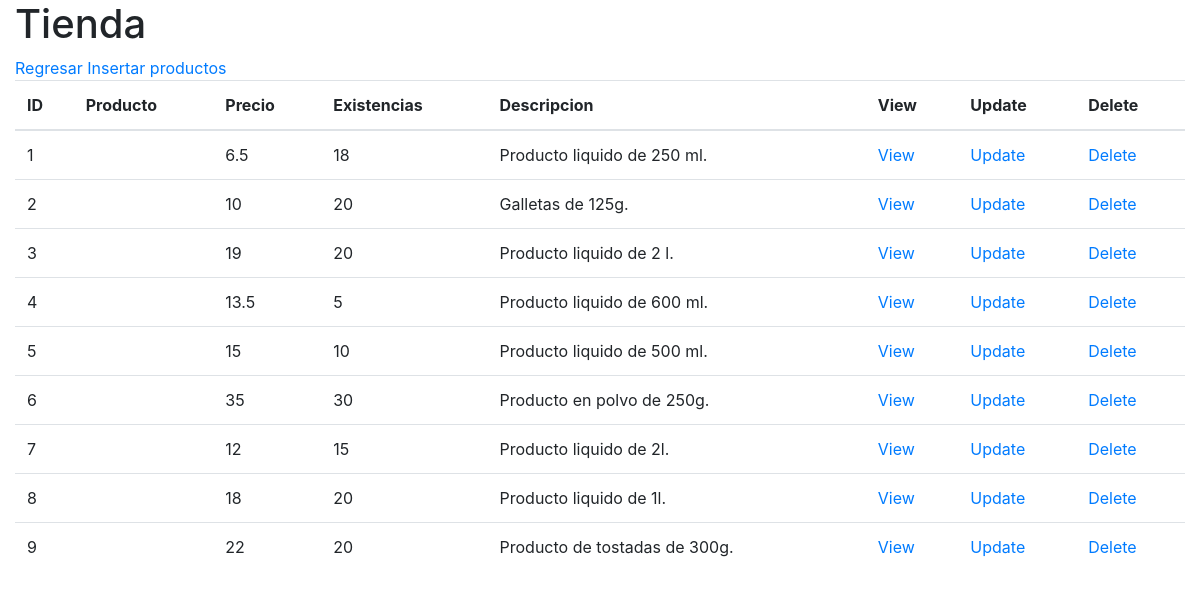
The app's page /productos/index.php, older data.
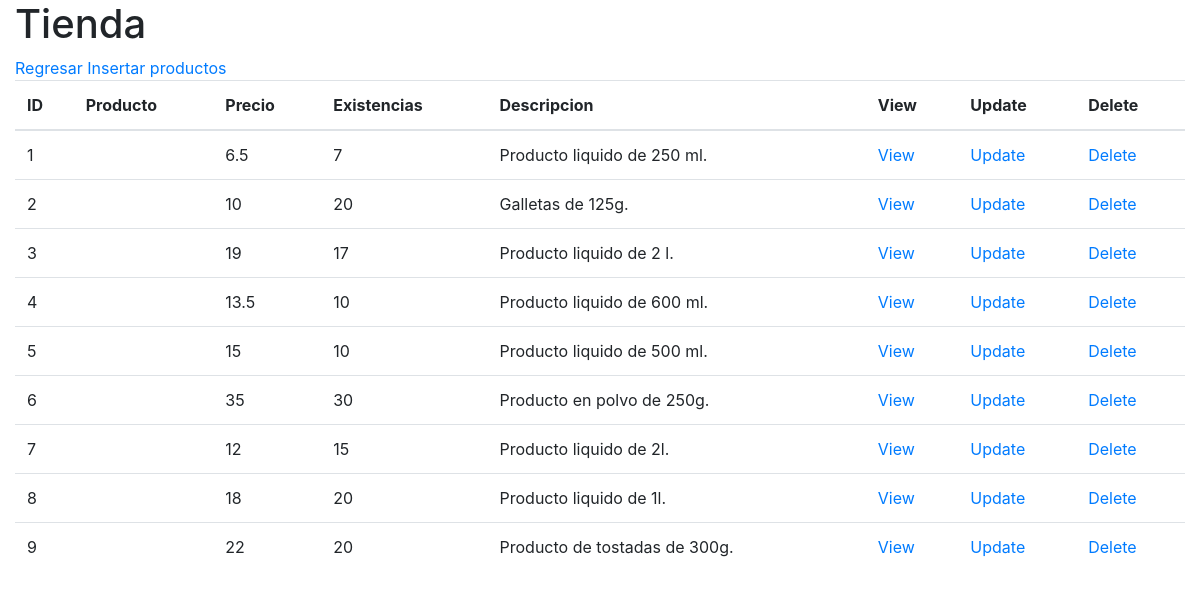
The same page, newer data.
### tables this page shows
CREATE TABLE producto(
       id_producto integer  primary key AUTOINCREMENT not null,
       producto varchar(100) not null,
       precio_venta decimal(11,2) not null,
       existencias integer not null,
       descripcion varchar(256) null
);

### productos/db/db_list.php (the view, shortened to what this page needs)
<?php
    $db = new SQLite3("../tienda.db");
    $resultado = $db->query("SELECT * from producto;");
    $table = "
        <table class='table'>
            <thead>
            <tr>
                <th>ID</th>
                <th>Producto</th>
                <th>Precio</th>
                <th>Existencias</th>
                <th>Descripcion</th>
                <th>View</th>
                <th>Update</th>
                <th>Delete</th>
            </tr>
            </thead>
            ";
    print($table);
    while ($row = $resultado->fetchArray()) {
        $id_producto = $row['id_producto'];
        $precio_venta = $row['precio_venta'];
        $existencias = $row['existencias'];
        $descripcion = $row['descripcion'];
        $table = "
            <tr>
                <td>$id_producto</td>
                <td>$nombre</td>
                <td>$precio_venta</td>
                <td>$existencias</td>
                <td>$descripcion</td>
                <td><a href='view.php?id_producto=$id_producto'>View</a></td>
                <td><a href='update.php?id_producto=$id_producto'>Update</a></td>
                <td><a href='delete.php?id_producto=$id_producto'>Delete</a></td>
            </tr>
        ";
        print($table);
    }
    print("</table>");
?>

Row changes from the older to the newer data that the page shows:
changed producto "Producto liquido de 250 ml.": existencias "18" → "7"
changed producto "Producto liquido de 2 l.": existencias "20" → "17"
changed producto "Producto liquido de 600 ml.": existencias "5" → "10"
